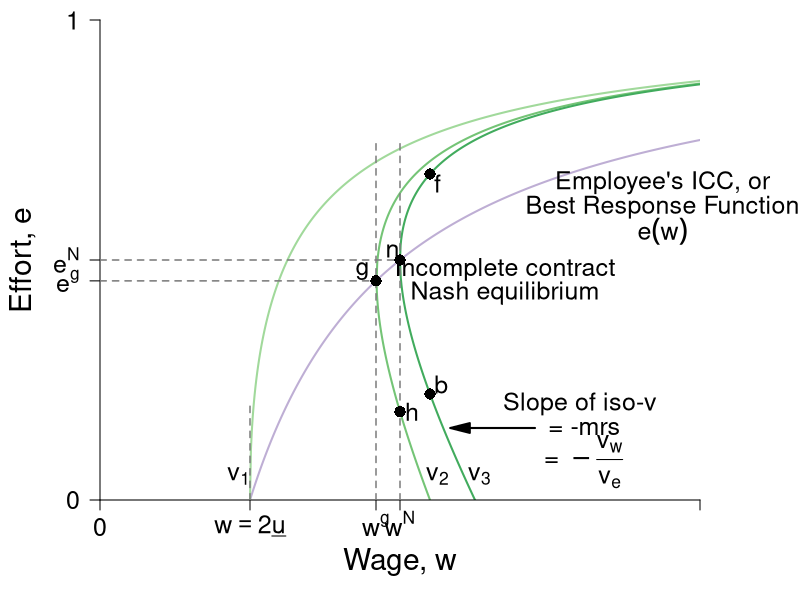

Write the R code that produced this figure.
require(shape)
pdf(file = "employment/employment_brf_pc.pdf", width = 9, height = 7)

#Set parameters for graphics
axislabelsize <- 1.8
labelsize <- 1.5
namesize <- 1.8
annotatesize <- 1.5
graphlinewidth <- 2
segmentlinewidth <- 1.5

#The equation is below when v = 0. See Wolfram Alpha output. 
isov <- function(w, delta = 5) {
}

isovhigh1 <- function(w, delta = 5, v = 5){
  (sqrt(w^2 - 4 * delta * v) - w + 2*v)/( 2 * v )
}

isovlow1 <- function(w, delta = 5, v = 5){
  (-sqrt(w^2 - 4 * delta * v) - w + 2*v)/( 2 * v )
}

isovhigh2 <- function(w, delta = 5, v = 15){
  (sqrt(w^2 - 4 * delta * v) - w + 2*v)/( 2 * v )
}

isovlow2 <- function(w, delta = 5, v = 15){
  (-sqrt(w^2 - 4 * delta * v) - w + 2*v)/( 2 * v )
}

isovhigh3 <- function(w, delta = 5, v = 20){
  (sqrt(w^2 - 4 * delta * v) - w + 2*v)/( 2 * v )
}

isovlow3 <- function(w, delta = 5, v = 20){
  (-sqrt(w^2 - 4 * delta * v) - w + 2*v)/( 2 * v )
}

brfFn <- function(w, delta = 5) {
  1 - (2*delta) /w
}

#This is evaluated for p = 12; q = 12/(8*sqrt(12^2 - 4*delta1*v1)) - 1/8 for the slope
#At p = 12; q = (-sqrt(12^2 - 4*v1*delta1) - 12 + 2*v1)/(2*v1) = 0.799
tangencyLine <- function(w){
  (w*(0.05))
}



COL <- c("#f7fcf5", "#e5f5e0", "#c7e9c0", "#a1d99b", "#74c476", "#41ab5d", "#238b45", "#005a32")
grays <- gray.colors(25, start = 1, end = 0)
par(mar =  c(5, 5, 1, 5))
xlims <- c(0, 40)
ylims <- c(0, 1)

plot(0, 0, xlim = xlims, ylim = ylims, type = "n",
     xlab = expression(paste("Wage, ", w)),
     ylab = expression(paste("Effort, ", e)),
     xaxt = "n", 
     yaxt = "n", 
     cex.lab = axislabelsize, 
     lwd = 3,
     bty = "n", 
     xaxs="i", 
     yaxs="i")


npts <- 500 
npts2 <- 501
#Specify the sequences of points for graphing. 
xx0 <- seq(5, xlims[2], length.out = npts)
xx1 <- seq(10, xlims[2], length.out = npts)
xx2 <- seq(5, 15, length.out = npts)
xx3 <- seq(10, xlims[2], length.out = npts2)
xx4 <- seq(xlims[1], 10, length.out = npts2)
#For below, I solved sqrt(p^2 - 200) - p + 200/p = 0, getting p = 10*sqrt(2) = 14.14214
xx5 <- seq( 18.43909, xlims[2], length.out = npts2)
xx6 <- seq( 18.43909, 25, length.out = npts2)
xx7 <- seq(20, xlims[2], length.out = npts2)
xx8 <- seq(xlims[1], 25, length.out = npts2)

#Draw the lines for the graphs
#lines(xx0, isov(xx0, delta = 5), col = COL[3], lwd = graphlinewidth)
lines(xx1, brfFn(xx1), col = "#beaed4", lwd = graphlinewidth)
#lines(xx2, tangencyLine(xx2), col = "darkgrey", lwd = 3, lty = 2)
lines(xx3, isovhigh1(xx3, v = 5, delta = 5), col = COL[4], lwd = graphlinewidth)
lines(xx4, isovlow1(xx4, v = 5, delta = 5), col = COL[4], lwd = graphlinewidth)
lines(xx5, isovhigh2(xx5, v = 17, delta = 5), col = COL[5], lwd = graphlinewidth)
lines(xx6, isovlow2(xx6, v = 17, delta = 5), col = COL[5], lwd = graphlinewidth)
lines(xx7, isovhigh3(xx7, v = 20, delta = 5), col = COL[6], lwd = graphlinewidth)
lines(xx8, isovlow3(xx8, v = 20, delta = 5), col = COL[6], lwd = graphlinewidth)

#Customize ticks and labels for the plot
ticksy <- c(0, brfFn(w = 18.4), 0.5, 1)
#ylabels <- c(0, expression(paste(frac(1,2))), 1)
ylabels <- c(0, expression(paste(e^g)), expression(paste(e^N)), 1)
ticksx <- c(0, 10, 18.4, 20, 40)
xlabels <- c(0, expression(paste(w == 2, underline(u))), expression(paste(w^g)), expression(paste(w^N)) , NA)
axis(1, at = ticksx, pos = 0, labels = xlabels, cex.axis = labelsize)
axis(2, at = ticksy, pos = 0, labels = ylabels, las = 1,cex.axis = labelsize)

#Annotation of the three graphs and the NE
text(9.25, 0.05, expression(paste(v[1])),cex = labelsize, xpd = TRUE)
text(22.5, 0.05, expression(paste(v[2])),cex = labelsize, xpd = TRUE)
text(25.3, 0.05, expression(paste(v[3])),cex = labelsize, xpd = TRUE)
text(37.5, 0.66, expression(paste("Employee's ICC, or")),cex = labelsize,xpd = TRUE)
text(37.5, 0.61, expression(paste("Best Response Function")),cex = labelsize,xpd = TRUE)
text(37.5, 0.56, expression(paste(e(w))),cex = labelsize,xpd = TRUE)

#Lines for the coordinates of the Nash equilbrium
#segments(5, 0, 5, 1, lty = 2, col = "darkgray", lwd = 3)
segments(10, 0, 10, 0.2, lty = 2, col = grays[20], lwd = segmentlinewidth)
segments(20, 0, 20, 0.75, lty = 2, col = grays[20], lwd = segmentlinewidth)
segments(0, 0.5, 20, 0.5, lty = 2, col = grays[20], lwd = segmentlinewidth)
#segments(14.14214, 0.15, 14.14214, 0.45, lty = 2, col = "darkgray", lwd = 3)
text(19.5, 0.52, expression(n), cex = labelsize)
text(27, 0.48, expression(paste("Incomplete contract")), cex = labelsize)
text(27, 0.43, expression(paste("Nash equilibrium")), cex = labelsize)


#Arrows and slope of iso-v label
Arrows(29, 0.15, 24, 0.15,  col = "black", lty = 1, lwd = 2, arr.type = "triangle")
text(32, 0.2, expression(paste("Slope of iso-v")), cex = labelsize)
text(32.3, 0.15, expression(paste(" = -mrs ")), cex = labelsize)
text(32, 0.08, expression(paste(" = " -frac(v[w], v[e]))),cex = labelsize)



#Add a point for the NE
points(20, 0.5, pch = 16, col = "black", cex = 1.5)

segments(18.4, 0, 18.4, 0.75, lty = 2, col = grays[20], lwd = segmentlinewidth)
segments(0, brfFn(w = 18.4), 18.4, brfFn(w = 18.4), lty = 2, col = grays[20], lwd = segmentlinewidth)
points(18.4, brfFn(w = 18.4), pch = 16, col = "black", cex = 1.5)
text(17.5, brfFn(18.4) + 0.02, expression(g), cex = labelsize)



#Add a point for h
#Figure out q for p = 14.14214: q = 1 - 2delta/p = 1 - (2*5)/14.14214 =  0.2928934
points(20, 0.1839422, pch = 16, col = "black", cex = 1.5)
text(20.8, 0.1839422, expression(h), cex = labelsize)

points(22, isovhigh3(22, v = 20, delta = 5), pch = 16, col = "black", cex = 1.5)
text(22 + 0.5, isovhigh3(22, v = 20, delta = 5) - 0.02, expression(f),cex = labelsize)
points(22, isovlow3(22, v = 20, delta = 5), pch = 16, col = "black", cex = 1.5)
text(22 + 0.75, isovlow3(22, v = 20, delta = 5) + 0.02, expression(b),cex = labelsize)


dev.off()
